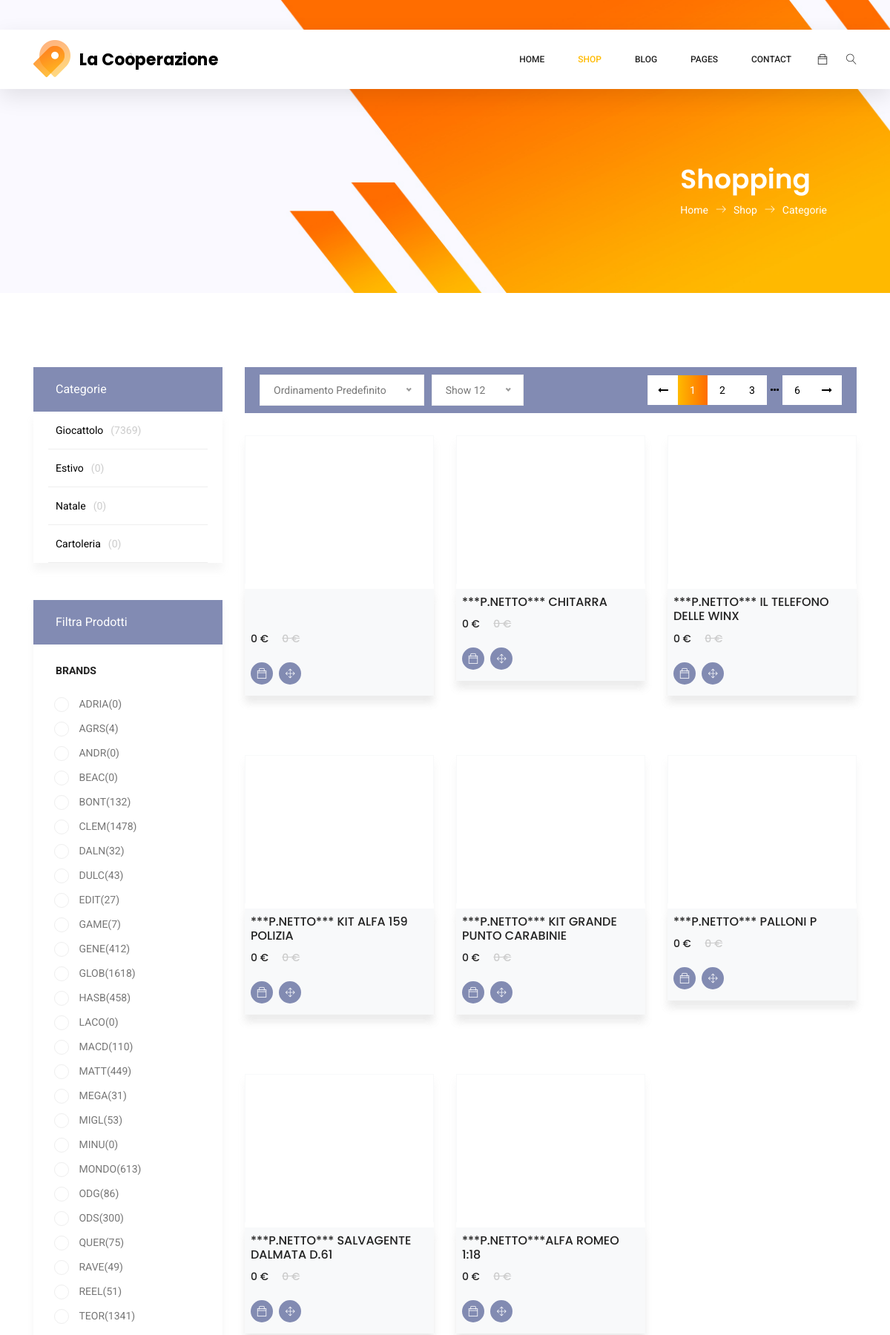
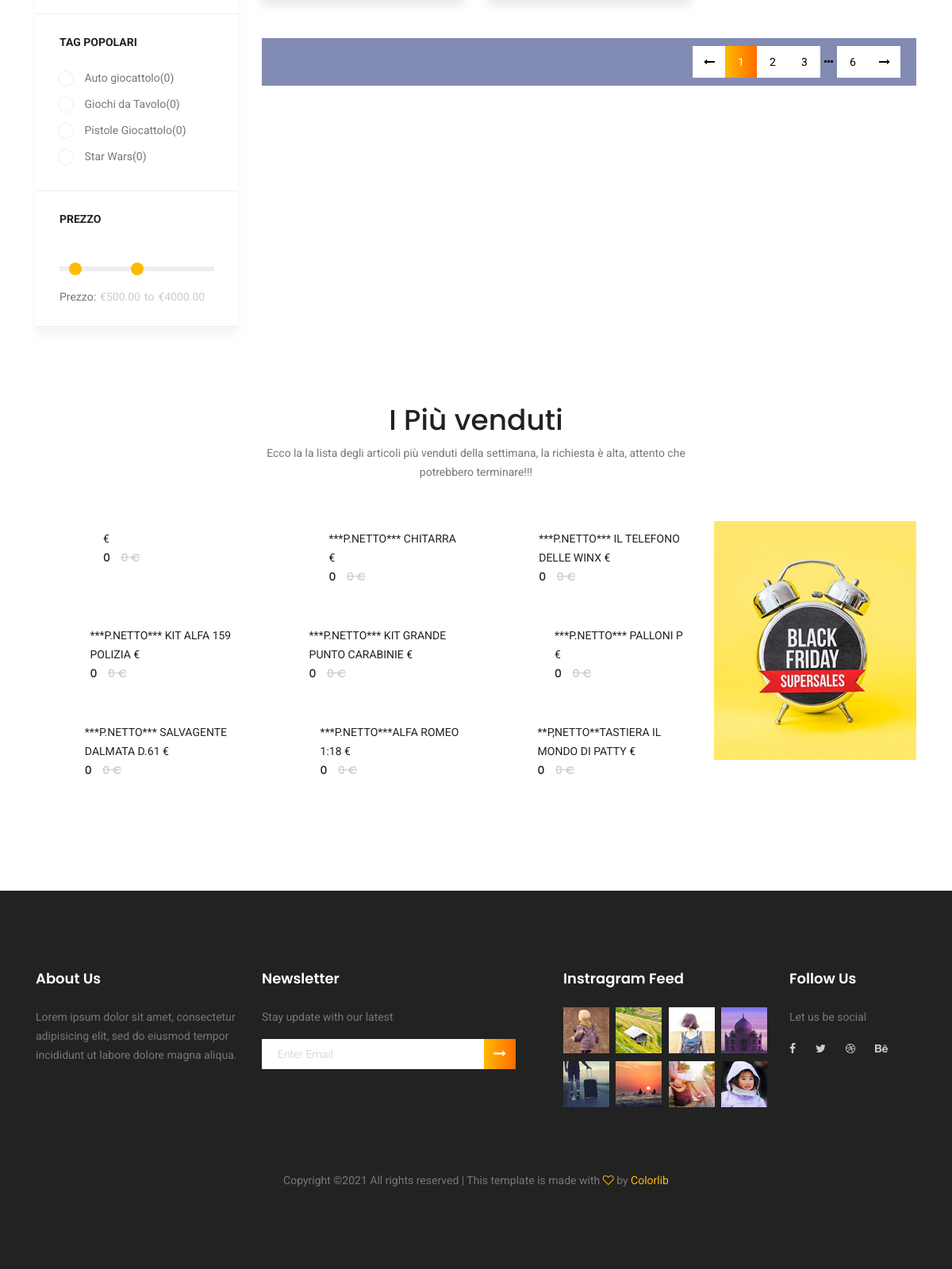
The app's page /category.php with its own data (2 pictures, top to bottom).
### tables this page shows
CREATE TABLE `categoria` (
  `id` int NOT NULL,
  `nome` varchar(50) NOT NULL,
  `foto` varchar(200) DEFAULT NULL
);

CREATE TABLE `marchio` (
  `id` int NOT NULL,
  `nome` varchar(30) NOT NULL,
  `codice` varchar(50) NOT NULL,
  `descrizione` text,
  `foto` varchar(200) DEFAULT NULL,
  `sigla` varchar(5) DEFAULT NULL
);

CREATE TABLE `tag` (
  `id` int NOT NULL,
  `nome` varchar(30) NOT NULL,
  `categoria` int DEFAULT NULL
);

### parti_html/panel.php (the view, shortened to what the rows shown need)
<?php
	class panel{
		public static function get_url(){
			$my_url="http://127.0.0.1/lacooperazione/";
			return $my_url;
		}
		public static function head($title){
			$my_url=panel::get_url();
			$my_html='
						<meta name="viewport" content="width=device-width, initial-scale=1, shrink-to-fit=no">
						<link rel="shortcut icon" href="img/fav.png">
						<meta name="author" content="CodePixar">
						<meta name="description" content="">
						<meta name="keywords" content="">
						<meta charset="UTF-8">
						<title>LaCooperazione | '.$title.'</title>
						<!--
							CSS
							============================================= -->
						<link rel="stylesheet" href="'.$my_url.'css/linearicons.css">
						<link rel="stylesheet" href="'.$my_url.'css/font-awesome.min.css">
						<link rel="stylesheet" href="'.$my_url.'css/themify-icons.css">
						<link rel="stylesheet" href="'.$my_url.'css/bootstrap.css">
						<link rel="stylesheet" href="'.$my_url.'css/owl.carousel.css">
						<link rel="stylesheet" href="'.$my_url.'css/nice-select.css">
						<link rel="stylesheet" href="'.$my_url.'css/nouislider.min.css">
						<link rel="stylesheet" href="'.$my_url.'css/ion.rangeSlider.css" />
						<link rel="stylesheet" href="'.$my_url.'css/ion.rangeSlider.skinFlat.css" />
						<link rel="stylesheet" href="'.$my_url.'css/magnific-popup.css">
						<link rel="stylesheet" href="'.$my_url.'css/main.css">';
			return $my_html;
		}
		public static function banner_area_organic_breadcrumb(){
			$my_html='
					<section class="banner-area organic-breadcrumb">
						<div class="container">
							<div class="breadcrumb-banner d-flex flex-wrap align-items-center justify-content-end">
								<div id="testo-col-first" class="col-first">
									<h1>Shopping</h1>
									<nav class="d-flex align-items-center">
										<a href="index.php">Home<span class="lnr lnr-arrow-right"></span></a>
										<a href="#">Shop<span class="lnr lnr-arrow-right"></span></a>
										<a href="category.php">Categorie</a>
									</nav>
								</div>
							</div>
						</div>
					</section>
			';
			return $my_html;
		}
		public static function single_product( $art, $col_lg='3'){
			$my_html='
						<div class="col-lg-'.$col_lg.' col-md-6">
							<div class="single-product my_shadow">
								<div class="col-lg-12 bg-white border-top border-left border-right border-light p-3 d-none d-lg-inline-block text-center justify-content-center align-items-center" style="height:200px;overflow-y:hidden;"  >
									<input type="hidden" name="articolo" value="'.$art["id"].'" />
									<img class="img-fluid apri_prodotto pointer" style="vertical-align: middle;" src="'.$art["foto_mini"].'" style="height:200px;overflow-y:hidden;" alt="">
								</div>
								<div class="col-lg-12 bg-white border-top border-left border-right border-light p-3 d-none d-md-inline-block d-lg-none text-center justify-content-center align-items-center" style="height:250px;overflow-y:hidden;"  >
									<img class="img-fluid" style="vertical-align: middle;" src="'.$art["foto_mini"].'" style="height:200px;overflow-y:hidden;" alt="">
								</div>
								<img class="img-fluid d-lg-none d-md-none" src="'.$art["foto_mini"].'" alt="">
								<div class="product-details bg-light pt-2 pl-2 pr-2 pb-2 my_shadow">
									<h6>'.$art["nome"].'</h6>
									<div class="price">
										<h6>'.$art["prezzo"].' €</h6>
										<h6 class="l-through">'.$art["prezzo_cancellato"].' €</h6>
									</div>
									<div class="prd-bottom">
										<a href="" class="social-info ">
											<span class="ti-bag"></span>
											<p class="hover-text">Acquista</p>
										</a>
										<a href="" class="social-info">
											<span class="lnr lnr-move"></span>
											<p class="hover-text">Dettagli</p>
										</a>
									</div>
								</div>
							</div>
						</div>';
			return $my_html;
		}
		public static function related_product_area( $v ){
			$my_html='
				<section class="related-product-area section_gap_bottom">
					<div class="container">
						<div class="row justify-content-center">
							<div class="col-lg-6 text-center">
								<div class="section-title">
									<h1>I Più venduti</h1>
									<p>Ecco la la lista degli articoli più venduti della settimana, la richiesta è alta, attento che potrebbero terminare!!!</p>
								</div>
							</div>
						</div>
						<div class="row">
							<div class="col-lg-9">
								<div class="row">';
			foreach ( $v as $art ) {
				$my_html.=' <div class="col-lg-4 col-md-4 col-sm-6 mb-20">
								<div class="single-related-product d-flex">
									<a class="d-inline-block" href="#" style="width:70px;height:70px;background:url(\''.$art["foto_mini"].'\');
											background-position:center center;background-size:contain;background-repeat:no-repeat;"; >
									</a>
									<div class="desc">
										<a href="#" class="title">'.$art["nome"].' €</a>
										<div class="price">
											<h6>'.$art["prezzo"].'</h6>
											<h6 class="l-through">'.$art["prezzo_cancellato"].' €</h6>
										</div>
									</div>
								</div>
							</div>';
			}
			$my_html.='
								</div>
							</div>
							<div class="col-lg-3">
								<div class="ctg-right">
									<a href="#" target="_blank">
										<img class="img-fluid d-block mx-auto" src="img/category/c5.jpg" alt="">
									</a>
								</div>
							</div>
						</div>
					</div>
				</section>
			';
			return $my_html;
		}
		public static function sidebar_categories( $cat ){
			$my_html='  <div class="sidebar-categories">
							<div class="head">Categorie</div>
							<ul class="main-categories">
								<input type="hidden" id="id_tag" name="id_tag" value="0" />';
			foreach ( $cat as $v ) {
					$my_html.=' <li class="main-nav-list">
									<a data-toggle="collapse" href="#'.$v["nome"].'" aria-expanded="false" aria-controls="'.$v["nome"].'">
										<span class="lnr lnr-arrow-right"></span>'.$v["nome"].'<span class="number">('.$v["numero"].')</span>
									</a>
									<ul class="collapse" id="'.$v["nome"].'" data-toggle="collapse" aria-expanded="false" aria-controls="'.$v["nome"].'" >';
				if( $v["tag"] ){
						foreach ( $v["tag"] as $tag ) {
								$my_html.=' <li class="main-nav-list child">
												<a class="pointer sel_categoria" tag_code="'.$tag["id"].'" >'.$tag["nome"].'<span class="number">('.$tag["numero"].')</span></a>
											</li>';
						}
				}
				$my_html.='			</ul>
								</li>';
			}
			$my_html.='		</ul>
						</div>';
			return $my_html;
		}
		public static function common_filters( $tag=false ){
			$my_html='  <div class="common-filter">
							<div class="head">Tag Popolari</div>
							<form action="#">
								<ul>';
			foreach ( $tag as $t ) {
				$my_html.=' <li class="filter-list">
								<input class="pixel-radio" type="radio" id="black" name="set_tag" value="'.$t["id"].'"  >
								<label for="black">'.$t["nome"].'<span>('.$t["numero"].')</span></label>
							</li>';
			}
			$my_html.='
								</ul>
							</form>
						</div>';
			return $my_html;
		}
		public static function sidebar_filters( $marchi, $tags ){
			$my_html='<div class="sidebar-filter mt-50">
						<div class="top-filter-head">Filtra Prodotti</div>
						<div class="common-filter">
							<div class="head">Brands</div>
							<form action="#">
								<ul>';
			if( $marchi ){
				foreach ( $marchi as $v) {
					$my_html.=' <li class="filter-list">
									<input class="pixel-radio" type="radio" id="'.$v["nome"].'" name="brand">
									<label for="apple">'.$v["nome"].'<span>('.$v["numero"].')</span></label>
								</li>';
				}
			}
			$my_html.='
								</ul>
							</form>
						</div>
						'.panel::common_filters( $tags ).'
						<div class="common-filter">
							<div class="head">Prezzo</div>
							<div class="price-range-area">
								<div id="price-range"></div>
								<div class="value-wrapper d-flex">
									<div class="price">Prezzo:</div>
									<span>€</span>
									<div id="lower-value"></div>
									<div class="to">to</div>
									<span>€</span>
									<div id="upper-value"></div>
								</div>
							</div>
						</div>
					</div>';
			return $my_html;
		}
		public static function lattest_product_area( $v_art ){
			$my_html='	<section class="lattest-product-area pb-40 category-list">
							<div id="" class="row">';
								foreach ( $v_art as $art ) {
									if( strlen($art["nome"])<20 )
										$art["nome"].='<br/><br/>';
									$my_html.=panel::single_product( $art, '4');
								}
								$my_html.='
							</div>
						</section>';
			return $my_html;
		}
		public static function category_container( $cat, $marchi, $v_art, $tags ){
			$my_html='<div id="category_container" class="container mb-5 pb-5">
						<div class="row">
							<div class="col-xl-3 col-lg-4 col-md-5">
								'.panel::sidebar_categories( $cat ).'
								'.panel::sidebar_filters( $marchi, $tags ).'
							</div>
								'.panel::lattest_product_area( $v_art ).'
						</div>
					</div>';
			return $my_html;
		}
	}
?>

### records on screen
categoria: nome "Giocattolo", numero "7369"
categoria: nome "Estivo", numero "0"
categoria: nome "Natale", numero "0"
categoria: nome "Cartoleria", numero "0"
marchio: nome "ADRIA", numero "0"
marchio: nome "AGRS", numero "4"
marchio: nome "ANDR", numero "0"
marchio: nome "BEAC", numero "0"
marchio: nome "BONT", numero "132"
marchio: nome "CLEM", numero "1478"
marchio: nome "DALN", numero "32"
marchio: nome "DULC", numero "43"
marchio: nome "EDIT", numero "27"
marchio: nome "GAME", numero "7"
marchio: nome "GENE", numero "412"
marchio: nome "GLOB", numero "1618"
marchio: nome "HASB", numero "458"
marchio: nome "LACO", numero "0"
marchio: nome "MACD", numero "110"
marchio: nome "MATT", numero "449"
marchio: nome "MEGA", numero "31"
marchio: nome "MIGL", numero "53"
marchio: nome "MINU", numero "0"
marchio: nome "MONDO", numero "613"
marchio: nome "ODG", numero "86"
marchio: nome "ODS", numero "300"
marchio: nome "QUER", numero "75"
marchio: nome "RAVE", numero "49"
marchio: nome "REEL", numero "51"
marchio: nome "TEOR", numero "1341"
tag: nome "Auto giocattolo", numero "0"
tag: nome "Giochi da Tavolo", numero "0"
tag: nome "Pistole Giocattolo", numero "0"
tag: nome "Star Wars", numero "0"

### other values on screen
$art["prezzo"] "0 0 0 0 0 0 0 0"
$art["prezzo_cancellato"] "0 0 0 0 0 0 0 0"
$art["prezzo"] "0"
$art["prezzo_cancellato"] "0"
$art["nome"] "***P.NETTO*** CHITARRA"
$art["nome"] "***P.NETTO*** IL TELEFONO DELLE WINX"
$art["nome"] "***P.NETTO*** KIT ALFA 159 POLIZIA"
$art["nome"] "***P.NETTO*** KIT GRANDE PUNTO CARABINIE"
$art["nome"] "***P.NETTO*** PALLONI P"
$art["nome"] "***P.NETTO*** SALVAGENTE DALMATA D.61"
$art["nome"] "***P.NETTO***ALFA ROMEO 1:18"
$art["nome"] "**P,NETTO**TASTIERA IL MONDO DI PATTY"
